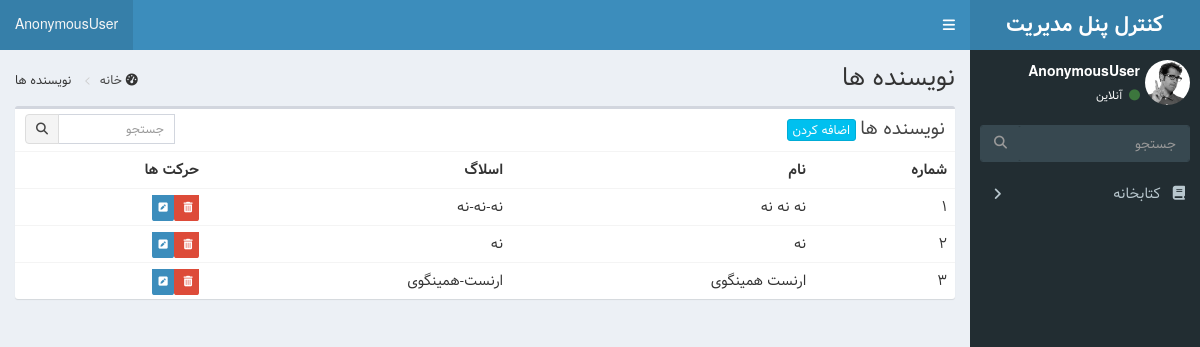
Page /admin_panel/authors/ on the earlier database version.
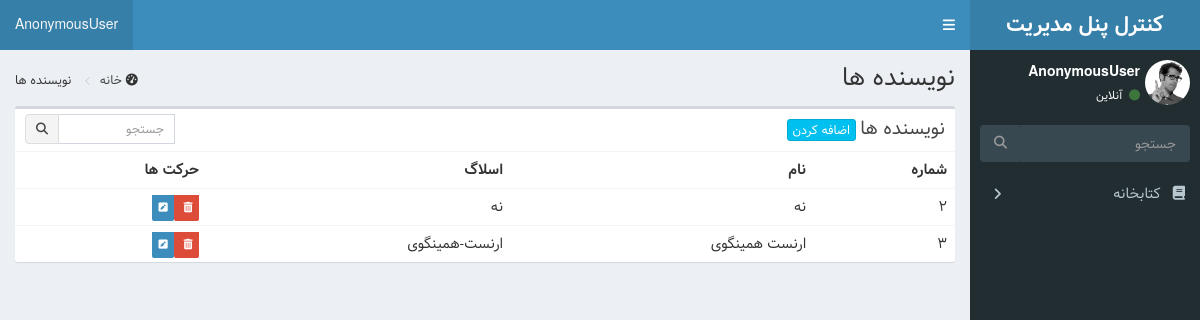
Same page on the later database version.
### library/models.py (models this page shows, shortened)
class Authors(models.Model):
    name = models.CharField(max_length=50, verbose_name="نام")
    slug = models.SlugField(
        max_length=20, allow_unicode=True, unique=True, editable=False
    )

### admin_panel/views.py (the view)
# urls.py: path("authors/", views.AuthorsListView.as_view(), name="authors_admin"),
class AuthorsListView(ListView):
    template_name = "admin_panel/authors/authors_list.html"
    model = models.Authors
    context_object_name = "authors"

### admin_panel/templates/admin_panel/authors/authors_list.html (shortened to what this page needs)
{% extends 'admin_panel/basic.html' %}
{% block content %}
<section class="content-header">
    <h1>
        نویسنده ها
    </h1>
    <ol class="breadcrumb">
        <li><i class="fa fa-dashboard"></i> <a href="{% url "admin" %}"> خانه </a></li>
        <li> نویسنده ها</li>
    </ol>
</section>
<section class="content">
    <div class="row">
        <div class="col-xs-12">
            <div class="box">
                <div class="box-header">
                    <h3 class="box-title"> نویسنده ها</h3>
                    <div class="box-tools">
                        <form class="input-group input-group-sm" style="width: 150px;" action="{%url 'book_search'%}"
                            method="post">
                            <input type="search" name='search' class="form-control pull-right" placeholder="جستجو">
                            <div class="input-group-btn">
                                <button type="submit" class="btn btn-default"><i class="fa fa-search"></i></button>
                            </div>
                        </form>
                    </div>
                    <a class="btn btn-info btn-xs" href="{% url 'authors_create' %}">اضافه کردن</a>
                </div>
                <div class="box-body table-responsive no-padding">
                    <table class="table table-hover">
                        <tbody>
                            <tr>
                                <th>شماره</th>
                                <th>نام</th>
                                <th>اسلاگ</th>
                                <th>حرکت ها</th>
                            </tr>
                            {% for author in authors %}
                            <tr>
                                <td>{{author.id}}</td>
                                <td>{{author.name}}</td>
                                <td>{{author.slug}}</td>
                                <td>
                                    <a href="{%url 'author_delete' author.pk%}" class="label-danger">
                                        <span class="label label-danger">
                                            <i class="fa fa-trash"></i>
                                        </span>
                                    </a>
                                    <a href="{%url 'author_update' author.pk%}" class="label-primary">
                                        <span class="label label-primary">
                                            <i class="fa  fa-pencil-square"></i>
                                        </span>
                                    </a>
                                </td>
                            </tr>
                            {% endfor %}
                        </tbody>
                    </table>
                </div>
            </div>
        </div>
    </div>
</section>
{% endblock content %}

Differences in the rows shown:
removed Authors: id "1", name "نه نه نه", slug "نه-نه-نه"
